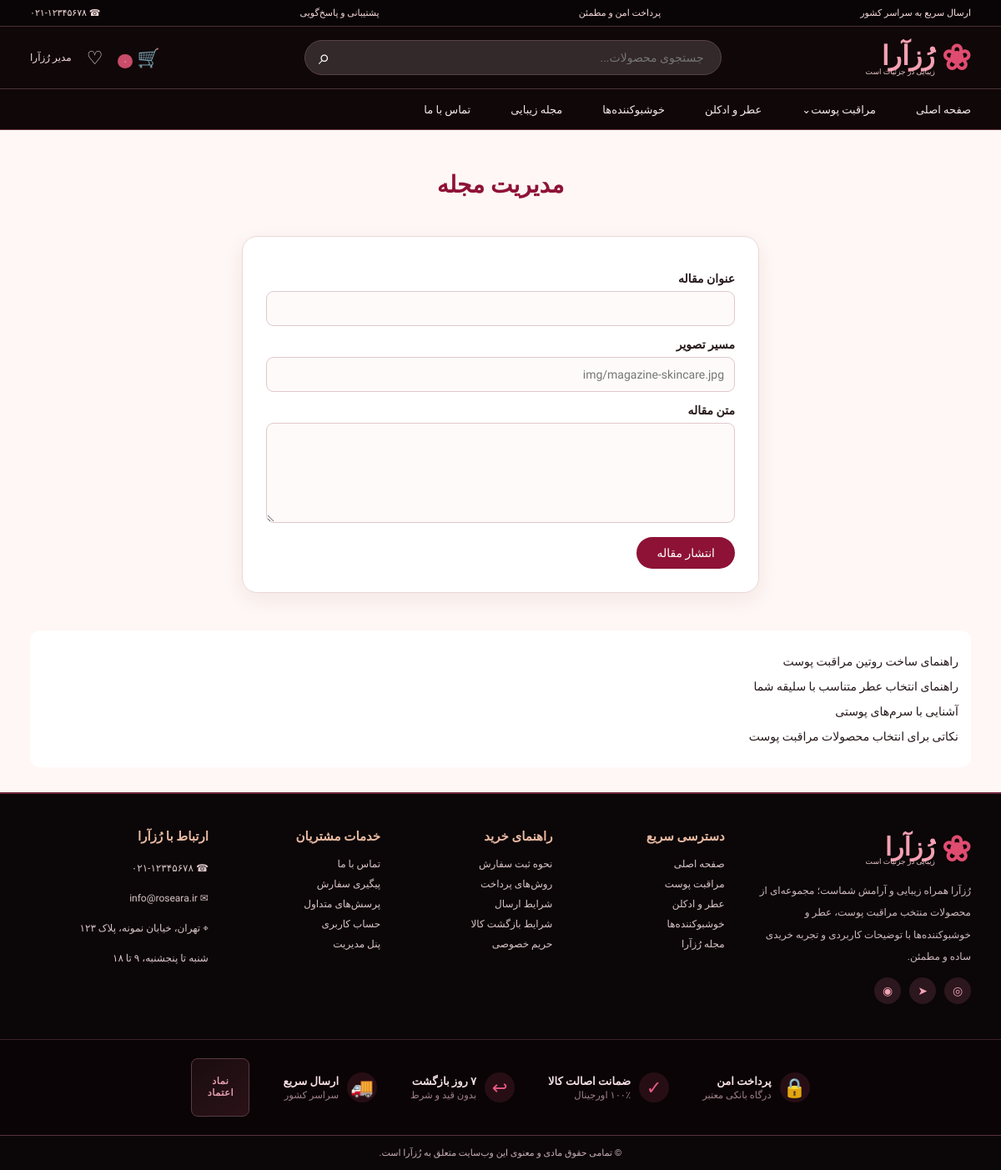
The app's page /articles.php (signed in) with its own data.
### tables this page shows
CREATE TABLE articles(id INT AUTO_INCREMENT PRIMARY KEY,title VARCHAR(255) NOT NULL,image VARCHAR(255) NOT NULL,body MEDIUMTEXT NOT NULL,is_published TINYINT(1) DEFAULT 1,created_at TIMESTAMP DEFAULT CURRENT_TIMESTAMP);

### functions.php (called while the page is built, shortened)
<?php
function e($value){ return htmlspecialchars((string)$value, ENT_QUOTES, 'UTF-8'); }

### articles.php (the view)
<?php require_once __DIR__.'/../includes/bootstrap.php';if(!is_admin()){header('Location: ../login.php');exit;}if($_SERVER['REQUEST_METHOD']==='POST'){verify_csrf();$pdo->prepare("INSERT INTO articles(title,image,body,is_published) VALUES(?,?,?,1)")->execute([trim($_POST['title']),trim($_POST['image']),trim($_POST['body'])]);header('Location: articles.php');exit;}$articles=$pdo->query("SELECT * FROM articles ORDER BY created_at DESC")->fetchAll();$pageTitle='مدیریت مجله';include __DIR__.'/../includes/header.php';?><main class="page-content container"><h1 class="page-title">مدیریت مجله</h1><form class="form-wrap" method="post"><input type="hidden" name="csrf" value="<?=csrf_token()?>"><div class="field"><label>عنوان مقاله</label><input name="title" required></div><div class="field"><label>مسیر تصویر</label><input name="image" placeholder="img/magazine-skincare.jpg" required></div><div class="field"><label>متن مقاله</label><textarea name="body" required></textarea></div><button>انتشار مقاله</button></form><div class="table-wrap"><?php foreach($articles as $a):?><p><?=e($a['title'])?></p><?php endforeach;?></div></main><?php include __DIR__.'/../includes/footer.php';?>

### style.css (style rules this page uses)
:root { --black:#100708;--black2:#1a0b0e;--wine:#8e1235;--rose:#c94c6a;--pink:#f3c5cc;--cream:#fff7f5;--gold:#c9a36a;--text:#26191b;--muted:#826d70;--line:#ead7d8;--shadow:0 8px 24px #4c162012 }
* { box-sizing:border-box }
html { scroll-behavior:smooth }
body { margin:0;background:var(--cream);color:var(--text);font-family:Vazirmatn,Tahoma,sans-serif;font-size:14px }
button,input,textarea,select { font:inherit }
.container { width:min(1440px,94%);margin:auto }
.form-wrap { max-width:620px;margin:45px auto;background:white;border:1px solid var(--line);border-radius:18px;padding:28px;box-shadow:var(--shadow) }
.form-wrap h1,.page-title { color:var(--wine);text-align:center }
.field { margin:14px 0 }
.field label { display:block;margin-bottom:7px;font-weight:600 }
.field input,.field textarea,.field select { width:100%;padding:12px;border:1px solid #dfc8cb;border-radius:9px;background:#fffafa;outline-color:#c94c6a }
.field textarea { min-height:120px }
.form-wrap button,.primary-btn { background:var(--wine);color:white;border:0;border-radius:25px;padding:11px 24px;cursor:pointer }
.page-content { min-height:50vh;padding:30px 0 }
.table-wrap { overflow:auto;background:white;border-radius:12px;padding:15px }

### records on screen
articles: title "راهنمای ساخت روتین مراقبت پوست"
articles: title "راهنمای انتخاب عطر متناسب با سلیقه شما"
articles: title "آشنایی با سرم‌های پوستی"
articles: title "نکاتی برای انتخاب محصولات مراقبت پوست"

### other values on screen
$_SESSION['user']['name'] "مدیر رُزآرا"
